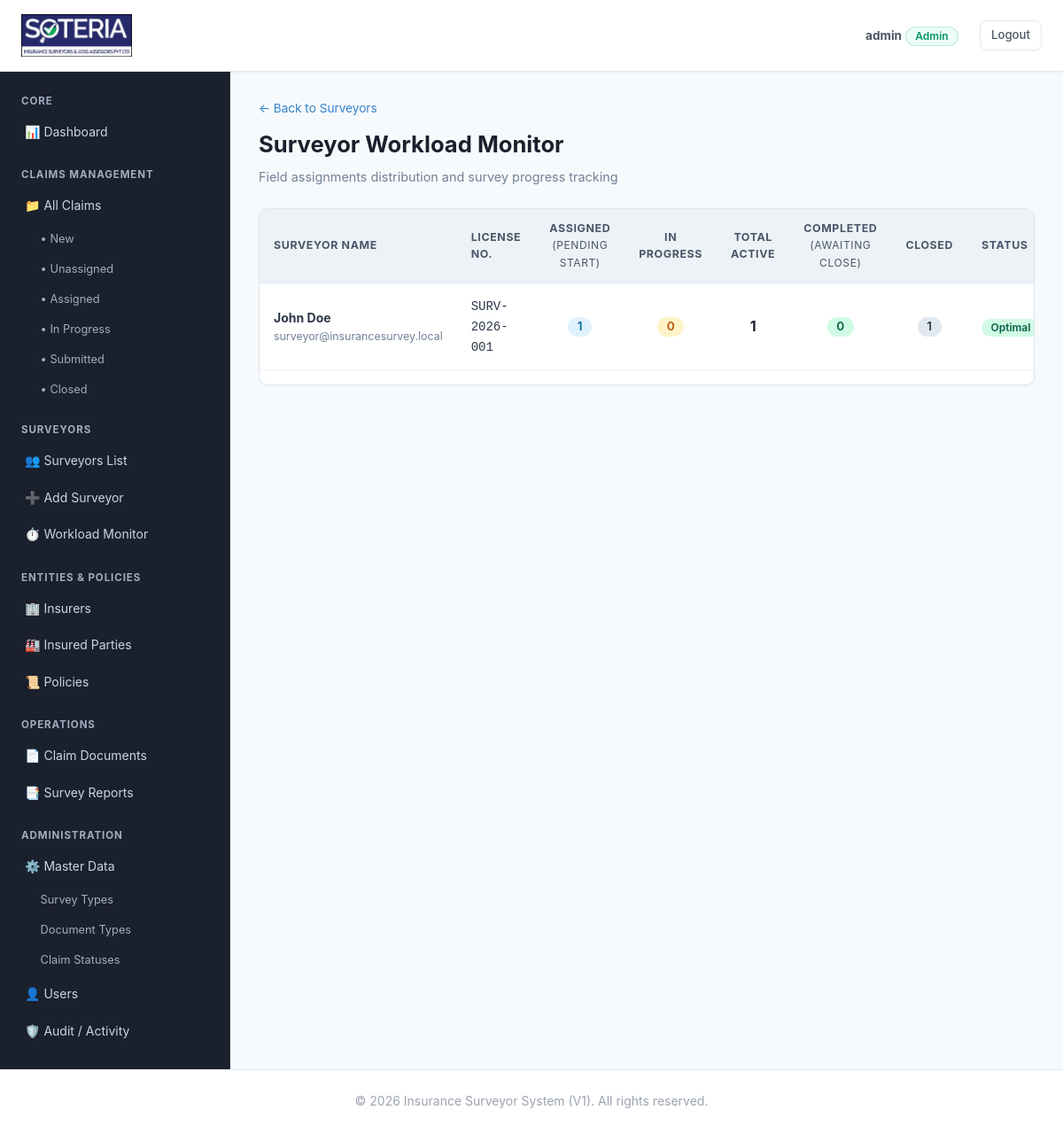
/surveyors/workload/ (signed in), run on the app's committed database.
### accounts/models.py (models this page shows, shortened)
class User(AbstractUser):
    class Role(models.TextChoices):
        ADMIN = 'ADMIN', 'Admin'
        SURVEYOR = 'SURVEYOR', 'Surveyor'
    role = models.CharField(
        max_length=20,
        choices=Role.choices,
        default=Role.SURVEYOR,
        help_text="Designates the user role within the system."
    )
    class Meta:
        db_table = 'nis_user'

class SurveyorProfile(models.Model):
    user = models.OneToOneField(
        User,
        on_delete=models.CASCADE,
        related_name='surveyor_profile'
    )
    license_number = models.CharField(max_length=100, unique=True)
    license_expiry = models.DateField()
    phone = models.CharField(max_length=20, blank=True)
    address = models.TextField(blank=True)
    specialization = models.CharField(max_length=255, blank=True, null=True)
    created_at = models.DateTimeField(auto_now_add=True)
    updated_at = models.DateTimeField(auto_now=True)
    class Meta:
        db_table = 'nis_surveyor_profile'
        verbose_name = "Surveyor Profile"
        verbose_name_plural = "Surveyor Profiles"
        ordering = ['-created_at']

### claims/web_views.py (the view)
# urls.py: path('surveyors/workload/', web_views.surveyor_workload, name='web_surveyor_workload'),
@admin_required
def surveyor_workload(request):
    surveyors = User.objects.filter(role=User.Role.SURVEYOR).select_related('surveyor_profile')
    workload_data = []
    for s in surveyors:
        all_assignments = SurveyAssignment.objects.filter(
            surveyor=s
        ).exclude(status=SurveyAssignment.Status.REASSIGNED).select_related('claim')
        assigned_count = 0       # Assignment is ASSIGNED and claim is open/active
        in_progress_count = 0    # Assignment is IN_PROGRESS (inspection underway or later)
        completed_count = 0      # Assignment is COMPLETED and claim is NOT yet closed
        closed_count = 0         # Claim is CLOSED (survey fully done)
        for a in all_assignments:
            claim_status = a.claim.status
            if claim_status == ClaimStatus.CLOSED:
                closed_count += 1
            elif a.status == SurveyAssignment.Status.ASSIGNED:
                assigned_count += 1
            elif a.status == SurveyAssignment.Status.IN_PROGRESS:
                in_progress_count += 1
            elif a.status == SurveyAssignment.Status.COMPLETED:
                completed_count += 1
        total_active = assigned_count + in_progress_count
        workload_data.append({
            'surveyor': s,
            'assigned_count': assigned_count,
            'in_progress_count': in_progress_count,
            'completed_count': completed_count,
            'closed_count': closed_count,
            'total_active': total_active,
        })
    return render(request, 'surveyors/surveyor_workload.html', {'workload_data': workload_data})

### claims/web_views.py (called while the page is built)
def admin_required(view_func):
    @wraps(view_func)
    def _wrapped_view(request, *args, **kwargs):
        if not request.user.is_authenticated:
            return redirect(f"/login/?next={request.path}")
        if request.user.role != User.Role.ADMIN and not request.user.is_superuser:
            raise PermissionDenied("Administrator privileges are required to access this section.")
        return view_func(request, *args, **kwargs)
    return _wrapped_view

### templates/surveyors/surveyor_workload.html (shortened to what this page needs)
{% extends 'base.html' %}
{% block content %}
<div class="page-header">
    <div>
        <a href="/surveyors/" style="font-size: 0.85rem; color: #3182ce; text-decoration: none;">&larr; Back to Surveyors</a>
        <h1 class="page-title" style="margin-top: 0.5rem;">Surveyor Workload Monitor</h1>
        <p class="page-subtitle">Field assignments distribution and survey progress tracking</p>
    </div>
</div>
<div class="card-table-wrapper">
    <div class="table-responsive">
        <table class="data-table-modern">
            <thead>
                <tr>
                    <th>Surveyor Name</th>
                    <th>License No.</th>
                    <th style="text-align: center;">Assigned<br><span style="font-weight:400; font-size:0.75rem;">(Pending Start)</span></th>
                    <th style="text-align: center;">In Progress</th>
                    <th style="text-align: center;">Total Active</th>
                    <th style="text-align: center;">Completed<br><span style="font-weight:400; font-size:0.75rem;">(Awaiting Close)</span></th>
                    <th style="text-align: center;">Closed</th>
                    <th>Status</th>
                </tr>
            </thead>
            <tbody>
                {% for row in workload_data %}
                <tr>
                    <td>
                        <strong>{{ row.surveyor.get_full_name|default:row.surveyor.username }}</strong>
                        <div style="font-size: 0.775rem; color: #718096;">{{ row.surveyor.email }}</div>
                    </td>
                    <td>
                        {% if row.surveyor.surveyor_profile %}
                            <code>{{ row.surveyor.surveyor_profile.license_number }}</code>
                        {% else %}
                            <span style="color: #a0aec0;">None</span>
                        {% endif %}
                    </td>
                    <td style="text-align: center;">
                        <span class="badge" style="background: #e0f2fe; color: #0369a1; font-size: 0.85rem;">{{ row.assigned_count }}</span>
                    </td>
                    <td style="text-align: center;">
                        <span class="badge" style="background: #fef3c7; color: #b45309; font-size: 0.85rem;">{{ row.in_progress_count }}</span>
                    </td>
                    <td style="text-align: center; font-weight: bold; font-size: 1rem; color: #1a202c;">
                        {{ row.total_active }}
                    </td>
                    <td style="text-align: center;">
                        <span class="badge" style="background: #d1fae5; color: #065f46; font-size: 0.85rem;">{{ row.completed_count }}</span>
                    </td>
                    <td style="text-align: center;">
                        <span class="badge" style="background: #e2e8f0; color: #2d3748; font-size: 0.85rem;">{{ row.closed_count }}</span>
                    </td>
                    <td>
                        {% if row.total_active >= 5 %}
                            <span class="status-pill pill-query">High Workload</span>
                        {% elif row.total_active > 0 %}
                            <span class="status-pill pill-submitted">Optimal</span>
                        {% else %}
                            <span class="status-pill pill-closed">Available</span>
                        {% endif %}
                    </td>
                </tr>
                {% empty %}
                <tr>
                    <td colspan="8" style="text-align: center; color: #a0aec0; padding: 2rem;">No surveyors registered.</td>
                </tr>
                {% endfor %}
            </tbody>
        </table>
    </div>
</div>
{% endblock content %}

### templates/base.html (shortened to what this page needs)
{% load static %}
<!DOCTYPE html>
<html lang="en">
<head>
    <link rel="stylesheet" href="{% static 'css/style.css' %}">
</head>
<body>
    <header class="site-header">
        <nav class="navbar">
            <div class="nav-left">
                <a href="/" class="brand-wrapper">
                    <img src="{% static 'images/soteria_logo.png' %}" alt="Soteria Logo" class="brand-logo-img">
                </a>
            </div>
            <ul class="nav-links">
                {% if request.user.is_authenticated %}
                    <li class="navbar-user-info">
                        <span style="font-size: 0.85rem; color: #4b5563;">
                            <strong>{{ request.user.username }}</strong>
                            <span class="badge badge-success">{{ request.user.get_role_display|default:request.user.role }}</span>
                        </span>
                    </li>
                    <li><a href="/logout/" class="btn btn-outline" style="padding: 0.35rem 0.75rem; font-size: 0.825rem;">Logout</a></li>
                {% else %}
                    <li><a href="/login/" class="btn btn-primary" style="padding: 0.35rem 0.85rem; font-size: 0.825rem; color: #ffffff;">Login</a></li>
                {% endif %}
            </ul>
        </nav>
    </header>
    {% block layout %}
    <div class="admin-layout">
        <aside class="admin-sidebar">
            {% if request.user.role == 'SURVEYOR' %}
                <div>
                    <div class="sidebar-heading">Surveyor Portal</div>
                    <ul class="sidebar-menu">
                        <li><a href="/dashboard/surveyor/">📊 Dashboard</a></li>
                        <li><a href="/claims/">📁 My Assigned Claims</a></li>
                    </ul>
                </div>
            {% else %}
                <div>
                    <div class="sidebar-heading">Core</div>
                    <ul class="sidebar-menu">
                        <li><a href="/dashboard/admin/">📊 Dashboard</a></li>
                    </ul>
                </div>
                <div>
                    <div class="sidebar-heading">Claims Management</div>
                    <ul class="sidebar-menu">
                        <li>
                            <a href="/claims/">📁 All Claims</a>
                            <ul class="sidebar-submenu">
                                <li><a href="/claims/?status=NEW">• New</a></li>
                                <li><a href="/claims/?filter=unassigned">• Unassigned</a></li>
                                <li><a href="/claims/?status=ASSIGNED">• Assigned</a></li>
                                <li><a href="/claims/?filter=in_progress">• In Progress</a></li>
                                <li><a href="/claims/?status=REPORT_SUBMITTED">• Submitted</a></li>
                                <li><a href="/claims/?status=CLOSED">• Closed</a></li>
                            </ul>
                        </li>
                    </ul>
                </div>
                <div>
                    <div class="sidebar-heading">Surveyors</div>
                    <ul class="sidebar-menu">
                        <li><a href="/surveyors/">👥 Surveyors List</a></li>
                        <li><a href="/surveyors/add/">➕ Add Surveyor</a></li>
                        <li><a href="/surveyors/workload/">⏱️ Workload Monitor</a></li>
                    </ul>
                </div>
                <div>
                    <div class="sidebar-heading">Entities &amp; Policies</div>
                    <ul class="sidebar-menu">
                        <li><a href="/insurers/">🏢 Insurers</a></li>
                        <li><a href="/insured/">🏭 Insured Parties</a></li>
                        <li><a href="/policies/">📜 Policies</a></li>
                    </ul>
                </div>
                <div>
                    <div class="sidebar-heading">Operations</div>
                    <ul class="sidebar-menu">
                        <li><a href="/documents/">📄 Claim Documents</a></li>
                        <li><a href="/reports/">📑 Survey Reports</a></li>
                    </ul>
                </div>
                <div>
                    <div class="sidebar-heading">Administration</div>
                    <ul class="sidebar-menu">
                        <li>
                            <a href="/master/survey-types/">⚙️ Master Data</a>
                            <ul class="sidebar-submenu">
                                <li><a href="/master/survey-types/">Survey Types</a></li>
                                <li><a href="/master/document-types/">Document Types</a></li>
                                <li><a href="/master/claim-statuses/">Claim Statuses</a></li>
                            </ul>
                        </li>
                        <li><a href="/users/">👤 Users</a></li>
                        <li><a href="/audit/">🛡️ Audit / Activity</a></li>
                    </ul>
                </div>
            {% endif %}
        </aside>
        <main class="admin-content">
            {% block content %}
            {% endblock %}
        </main>
    </div>
    {% endblock layout %}
    <footer class="site-footer">
        <p>&copy; {% now "Y" %} Insurance Surveyor System (V1). All rights reserved.</p>
    </footer>
</body>
</html>

### data on the page
User: user.username "admin", user.role "Admin"
User: surveyor.get_full_name "John Doe", surveyor.email "surveyor@insurancesurvey.local", surveyor.surveyor_profile.license_number "SURV-2026-001", assigned_count "1", in_progress_count "0", total_active "1", completed_count "0", closed_count "1"
